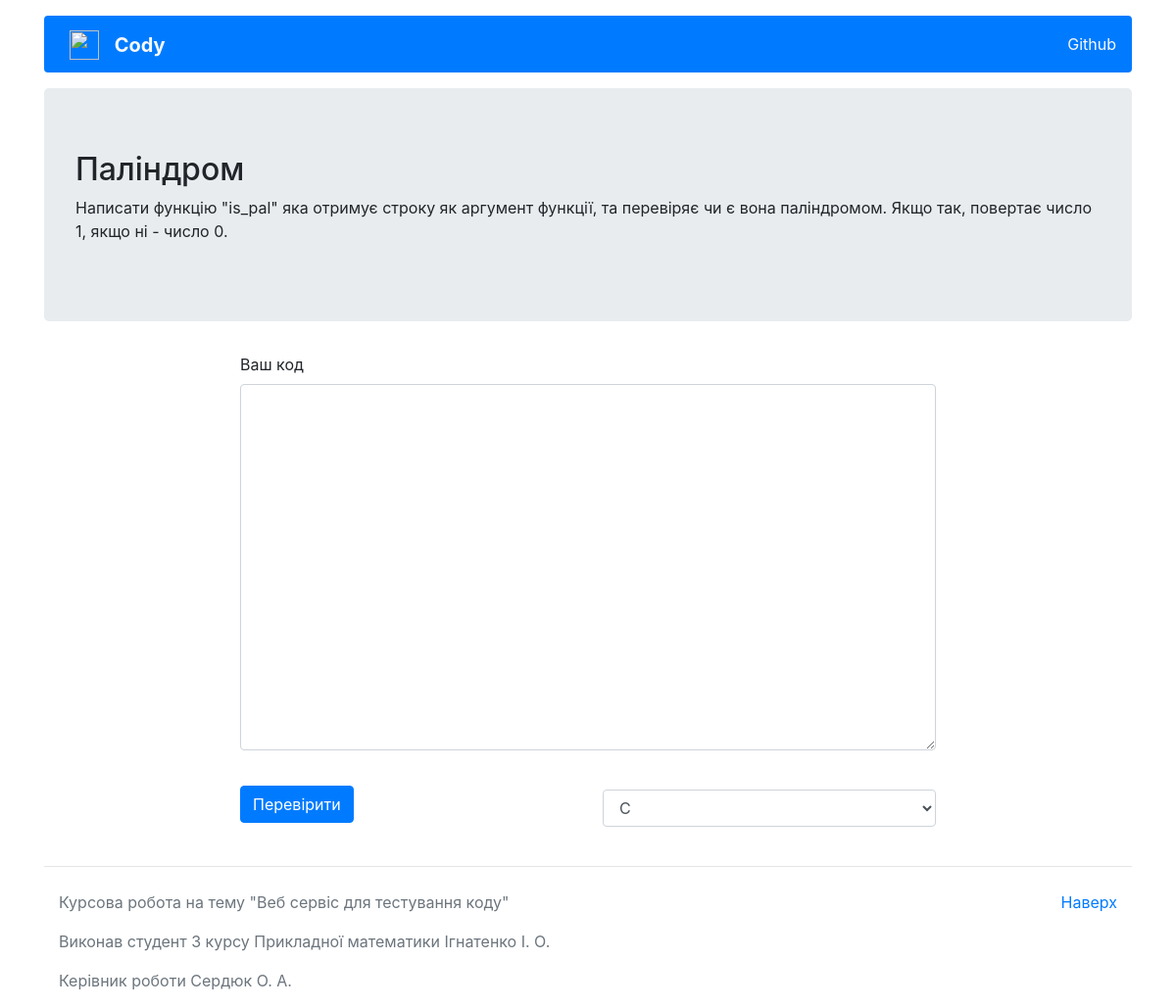
/task/3, run on the app's committed database.
### app/models.py (models this page shows)
class Task (db.Model):
    id = db.Column(db.Integer(), primary_key=True)
    name = db.Column(db.String(80), nullable=False)
    about = db.Column(db.Text(), nullable=False)
    codes = db.relationship('Code', backref='task', lazy=True)

### app/routes.py (the view)
@app.route('/task/<int:id_task>', methods=['GET', 'POST'])
def taskPage(id_task):
    form = CheckerForm()
    task = Task.query.filter_by(id = id_task).first()
    if request.method == 'POST' and form.validate_on_submit():
        if form.selectLang.data == 'py':
            code = Code.query.filter_by(id_task=id_task, id_lang=3).first()
            tests = Test.query.filter_by(id_code=code.id).all()
            num_tests = len(tests)
            count = 0
            with open("temp/py/sub.py", "w") as sub:
                sub.writelines([code.pre_code, '\n', form.codeField.data, '\n', code.post_code])
            for test in tests:
                process = subprocess.run(['python3', 'temp/py/sub.py', *test.input_data.split()],
                                        check=False,
                                        capture_output=True,
                                        universal_newlines=True)
                if (process.stdout) and process.stdout.strip() == test.output_data.strip():
                    count += 1
                else:
                    break
        if form.selectLang.data == 'js':
            with open("temp/js/sub.js", "w") as sub:
                sub.write(form.codeField.data)
            process = subprocess.run(['node', 'temp/js/sub.js'],
                                     check=False,
                                     capture_output=True,
                                     universal_newlines=True)
        if form.selectLang.data == 'java':
            with open("temp/java/sub.java", "w") as sub:
                sub.write(form.codeField.data)
            process = subprocess.run(['javac', 'temp/java/sub.java'],
                                         check=False,
                                         capture_output=True,
                                         universal_newlines=True)
            if not process.stderr:
                post_process = subprocess.run(['java', '-cp', 'temp/java/', 'sub'],
                                        check=False,
                                        capture_output=True,
                                        universal_newlines=True)
        if form.selectLang.data == 'gcc':
            with open("temp/gcc/sub.c", "w") as sub:
                sub.write(form.codeField.data)
            process = subprocess.run(['gcc', '-o', 'temp/gcc/sub', 'temp/gcc/sub.c'],
                                         check=False,
                                         capture_output=True,
                                         universal_newlines=True)
            if not process.stderr:
                post_process = subprocess.run(['./temp/gcc/sub'],
                                        check=False,
                                        capture_output=True,
                                        universal_newlines=True)
        if form.selectLang.data == 'g++':
            with open("temp/g++/sub.c", "w") as sub:
                sub.write(form.codeField.data)
            process = subprocess.run(['g++', '-o', 'temp/g++/sub', 'temp/g++/sub.c'],
                                         check=False,
                                         capture_output=True,
                                         universal_newlines=True)
            if not process.stderr:
                post_process = subprocess.run(['./temp/g++/sub'],
                                        check=False,
                                        capture_output=True,
                                        universal_newlines=True)
        print(pathlib.Path().absolute())
        clean_temp_folders(PATH_LIST)
        if 'post_process' in locals():
            error = post_process.stderr
            output = post_process.stdout
        else:
            error = process.stderr
            output = process.stdout
        print(output)
        print(error)
        if count == num_tests:
            flag_valid=True
        else:
            flag_valid=False
        return render_template('result.html',
                               code=form.codeField.data,
                               propose_code = code.main_code,
                               error=error,
                               flag=flag_valid,
                               count=count,
                               num_tests=num_tests
                               )
    else:
        return render_template('task.html', form=form, task=task)

### app/forms.py
class CheckerForm(FlaskForm):
    codeField = TextAreaField("Ваш код", render_kw={"rows": 15, "cols": 10}, validators=[DataRequired()])
    selectLang = SelectField('', choices=[('gcc', 'C'), ('g++', 'C++'), ('py', 'Python'),\
                                          ('java', 'Java'), ('js', 'JavaScript')])
    submit = SubmitField('Перевірити')

### app/templates/task.html (shortened to what this page needs)
{% extends "base.html" %}
{% from 'bootstrap/form.html' import render_form, render_field %}
{% block content %}
<div class="jumbotron">
    <h2>{{task.name}}</h2>
    <p>{{task.about}}</p>
</div>
<div class="container">
    <form action="" method="post">
        <div class="row justify-content-md-center">
            <div class="col-8 align-content-center">
                {{  render_field(form.codeField) }}
            </div>
        </div>
        <div class="row justify-content-center">
            <div class="col-4 align-self-center">
                {{ render_field(form.submit, button_map={'submit':'primary'}) }}
            </div>
            <div class="col-4 align-self-center">
                {{ render_field(form.selectLang) }}
            </div>
        </div>
    </form>
</div>
{% endblock %}

### data on the page
Task: name "Паліндром", about "Написати функцію \"is_pal\" яка отримує строку як аргумент функції, та перевіряє чи є вона паліндромом. Якщо так, повертає число 1, якщо ні - число 0."
